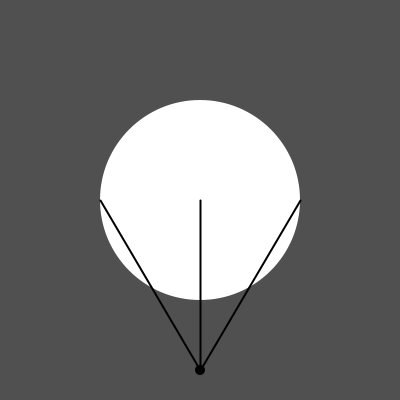
Frame 1 (no input)
Frame 60 (the mouse pressed at the canvas centre just before this capture): identical to frame 1, image omitted
Frame 120 (the mouse held since frame 60 and released just before this capture): identical to frame 1, image omitted

The Processing sketch that drew this single still picture (run headless with seeded random() and noise(); from frame 60 on, the mouse is pressed at the canvas centre):

// Processing sketch: FindLinesToEdgeOfCircleFromPoint
// ── FindLinesToEdgeOfCircleFromPoint.pde

/*
FIND LINES TO EDGE OF CIRCLE FROM POINT
Jeff Thompson | 2013 | www.jeffreythompson

Given a point and the center of a circle, find the
two outer points of the circle.

Click-and-drag the circle to move it around the screen.
*/

float radius = 100;    // circle's radius
float cx,cy;           // circle x/y
float px,py;           // point x/y

void setup() {
  
  // basic setup
  size(400, 400);
  strokeWeight(2);

  // set circle in center, point towards the bottom
  cx = width/2;
  cy = height/2;
  px = width/2;
  py = height-30;
}

void draw() {

  background(80);
  noStroke();

  // draw the circle
  fill(255);
  ellipse(cx, cy, radius*2, radius*2);

  // draw the point
  fill(0);
  ellipse(px, py, 10, 10);

  // draw a line between the two
  stroke(0);
  line(px, py, cx, cy);

  // calculate the tangents!
  float angle = atan2(cy-py, cx-px);            // angle between the point and circle

  float lx = cx + radius * cos(angle-HALF_PI);  // lefthand-side point is -90º from the line
  float ly = cy + radius * sin(angle-HALF_PI);
  line(px, py, lx, ly);

  float rx = cx + radius * cos(angle+HALF_PI);  // righthand-side is 90º from line
  float ry = cy + radius * sin(angle+HALF_PI);
  line(px, py, rx, ry);
}

// click-and-drag circle to move!
void mouseDragged() {
  if (mouseX > cx - radius && mouseX < cx+radius && mouseY > cy-radius && mouseY < cy+radius) {
    cx = mouseX;
    cy = mouseY;
  }
}
